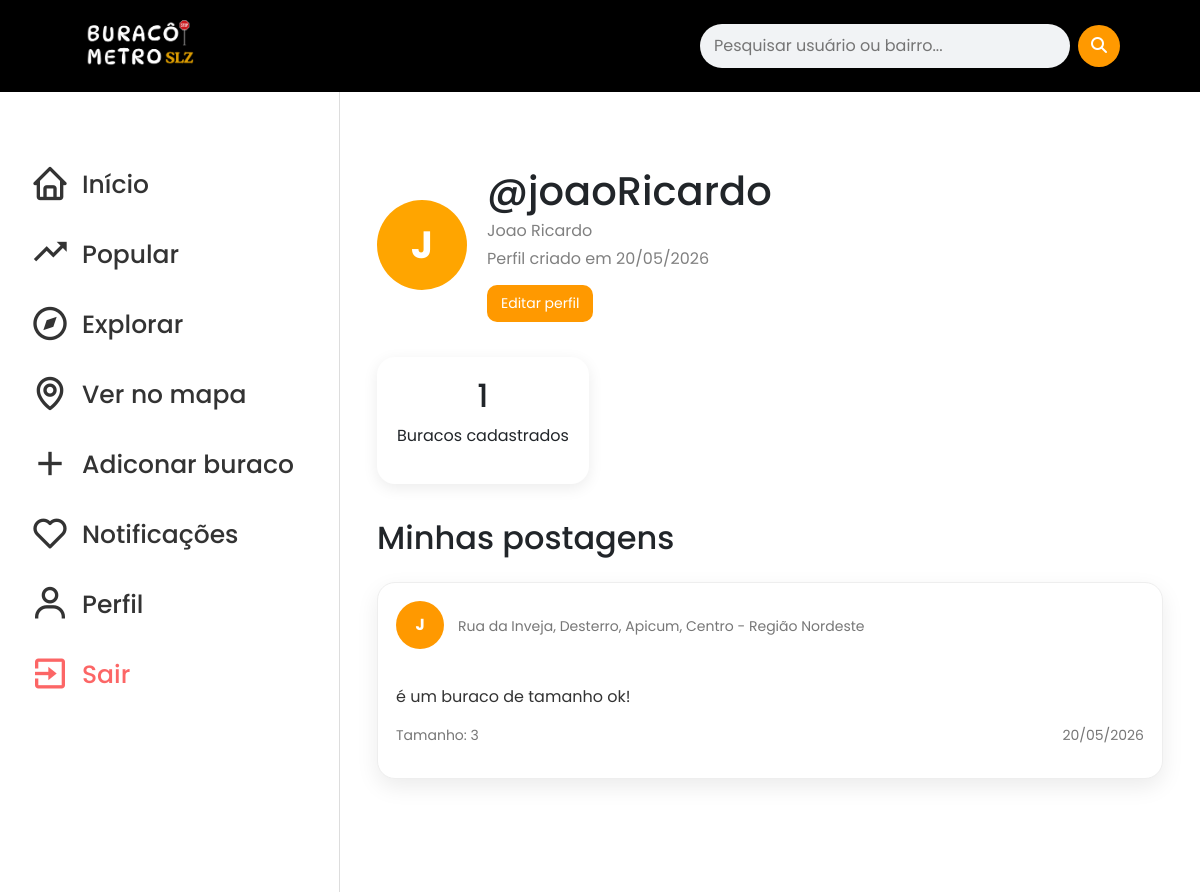
The app's page /perfil/ (signed in), older data.
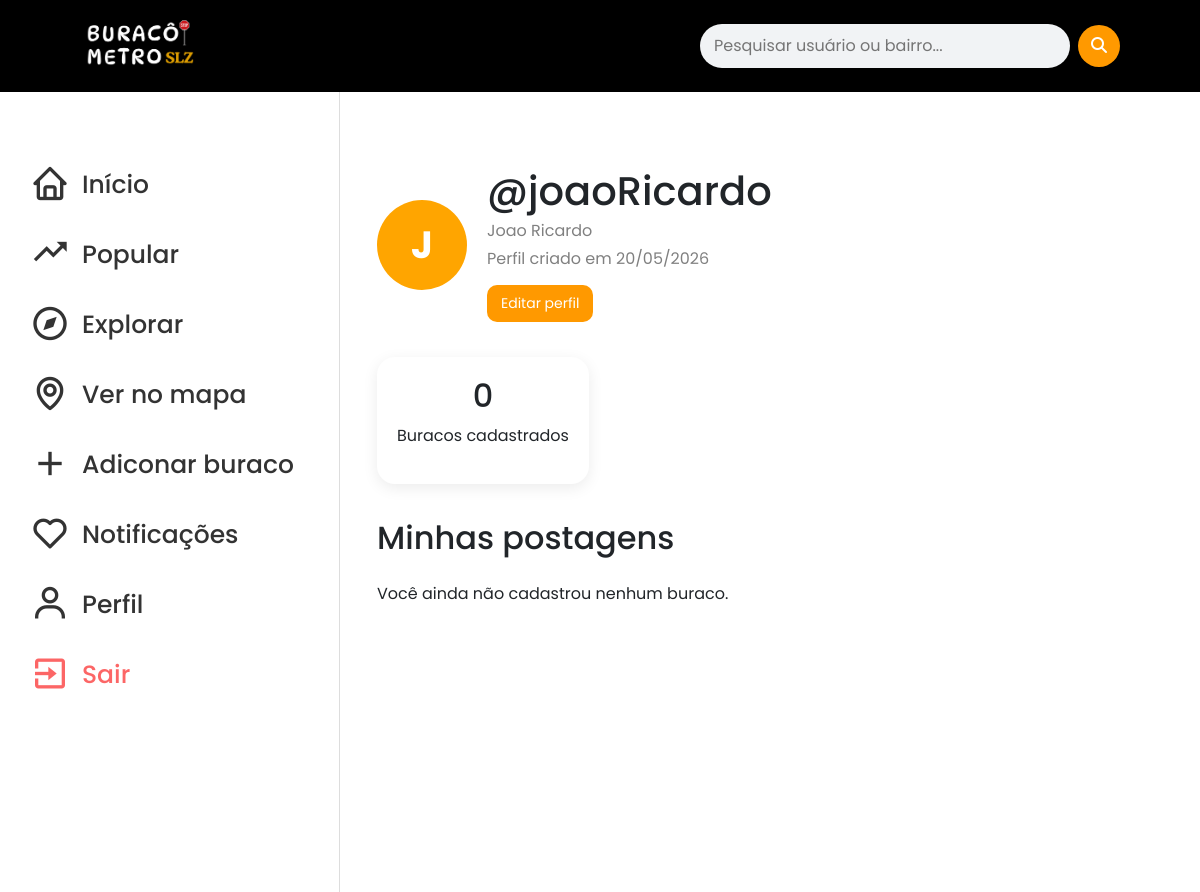
The same page, newer data.
### usuarios/models.py (models this page shows, shortened)
class CustomUser(AbstractUser):
    date_of_birth = models.DateField(null=True, blank=True)
    name = models.CharField(max_length=255, null=True, blank=True)
    foto = models.ImageField(upload_to='perfis/', null=True, blank=True)
    objects = UserManager()

### buracos/models.py (models this page shows, shortened)
class Buraco(models.Model):
    titulo = models.CharField(max_length=255)
    descricao = models.TextField()
    local = models.CharField(max_length=255)
    endereco = models.CharField(max_length=255)
    url_imagem = models.URLField()
    tamanho = models.SmallIntegerField(default=1)
    data_atual = models.DateTimeField(auto_now_add=True)
    created_at = models.DateTimeField(auto_now_add=True)  # Data e hora de criação (preenchido automaticamente)
    updated_at = models.DateTimeField(auto_now=True)  # Data e hora de última atualização (atualizado automaticamente)
    usuario = models.ForeignKey(settings.AUTH_USER_MODEL, on_delete=models.CASCADE, null=True, blank=True)

### usuarios/views.py (the view)
# urls.py: path('perfil/', perfilView, name='perfilView'),
@login_required
def perfilView(request):
    usuario = request.user
    buracos = Buraco.objects.filter(usuario=usuario).order_by('-created_at')
    return render(request, 'usuarios/perfil.html', {
        'usuario': usuario,
        'buracos': buracos,
    })
    return render(request, 'usuarios/perfil.html', variaveis)

### usuarios/templates/usuarios/perfil.html (shortened to what this page needs)
{% extends 'principal/principal.html' %}
{% load static %}
{% block content %}
<div class="perfil-container">
    <div class="perfil-header">
        <div class="perfil-avatar">
            {% if usuario.foto %}
                <img src="{{ usuario.foto.url }}" alt="Foto de perfil">
            {% else %}
                {{ usuario.username|slice:":1"|upper }}
            {% endif %}
        </div>
        <div>
            <h1>@{{ usuario.username }}</h1>
            <p>{{ usuario.name }}</p>
            <p>
                Perfil criado em {{ usuario.date_joined|date:"d/m/Y" }}
            </p>
            <a href="{% url 'editarPerfilView' %}" class="btn-editar-perfil">
                Editar perfil
            </a>
        </div>
    </div>
    <div class="perfil-stats">
        <div class="stat-card">
            <h2>{{ buracos.count }}</h2>
            <p>Buracos cadastrados</p>
        </div>
    </div>
    <h2 class="titulo-postagens">
        Minhas postagens
    </h2>
    {% for buraco in buracos %}
        <div class="post-card">
            <div class="post-header">
                <div class="avatar">
                        {% if usuario.foto %}
                            <img src="{{ usuario.foto.url }}" alt="Foto de perfil">
                        {% else %}
                            {{ usuario.username|slice:":1"|upper }}
                        {% endif %}
                    </div>
                <div>
                    <p>{{ buraco.endereco }}</p>
                </div>
            </div>
            <div class="post-body">
                <p>{{ buraco.descricao }}</p>
                <div class="post-info">
                    <span>
                        Tamanho: {{ buraco.tamanho }}
                    </span>
                    <span>
                        {{ buraco.created_at|date:"d/m/Y" }}
                    </span>
                </div>
            </div>
        </div>
    {% empty %}
        <p>
            Você ainda não cadastrou nenhum buraco.
        </p>
    {% endfor %}
</div>
{% endblock %}

Row changes from the older to the newer data that the page shows:
removed Buraco: {{ usuario.username|slice:":1"|upper }} "J", endereco "Rua da Inveja, Desterro, Apicum, Centro - Região Nordeste", descricao "é um buraco de tamanho ok!", tamanho "3", created_at "20/05/2026"
Text that changed along with them:
{{ buracos.count }}: "1" → "0"
text now shown: "Você ainda não cadastrou nenhum buraco."
